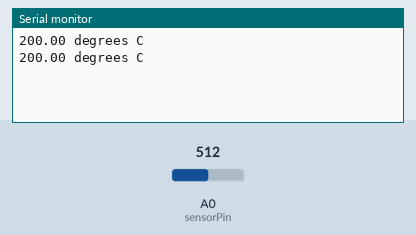
Recording of a sketch running on a simulated Arduino Uno, built with avr-gcc and run on an emulated ATmega328P. Parts: the last lines printed to the serial monitor. The inputs (shaded band) are chosen by the test bench; at power-on: A0 (sensorPin) = 512.

Above: at 1.8 s.
1.9 s: A0 (sensorPin) set to 716
At 2.8 s:
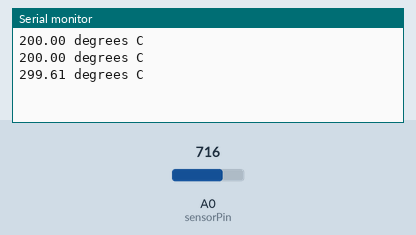
3.4 s: A0 (sensorPin) set to 900
At 4.5 s:
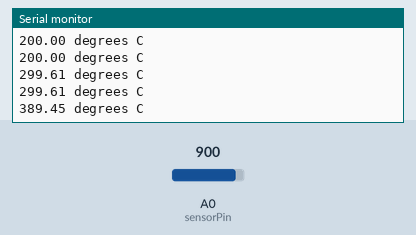
Timing chart, 0 to 6.4 s (numbered marks = the images above; inputs shaded):
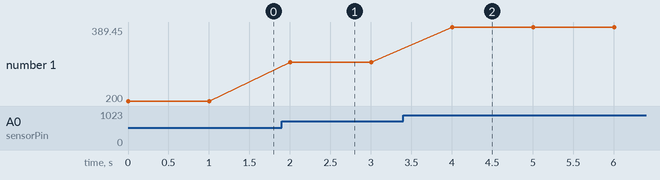

The sketch:

TMP36-Test.ino
```cpp
int sensorPin = 0;

void setup()
{
  Serial.begin(9600);
}

void loop()
{
 int rawdata = analogRead(sensorPin);

 float voltage = rawdata * 5.0;
 voltage /= 1024.0;
 float temperatureC = (voltage - 0.5) * 100 ;
 Serial.print(temperatureC); Serial.println(" degrees C");
 delay(1000);
}
```

Measured:
- after the input at 1.9 s, the serial monitor: prints a new line after 0.10 s (image 1)
- after the input at 3.4 s, the serial monitor: prints a new line after 0.60 s (image 2)
- plotted number 1: 200 → 299.61 after the input at 1.9 s, 299.61 → 389.45 after the input at 3.4 s
